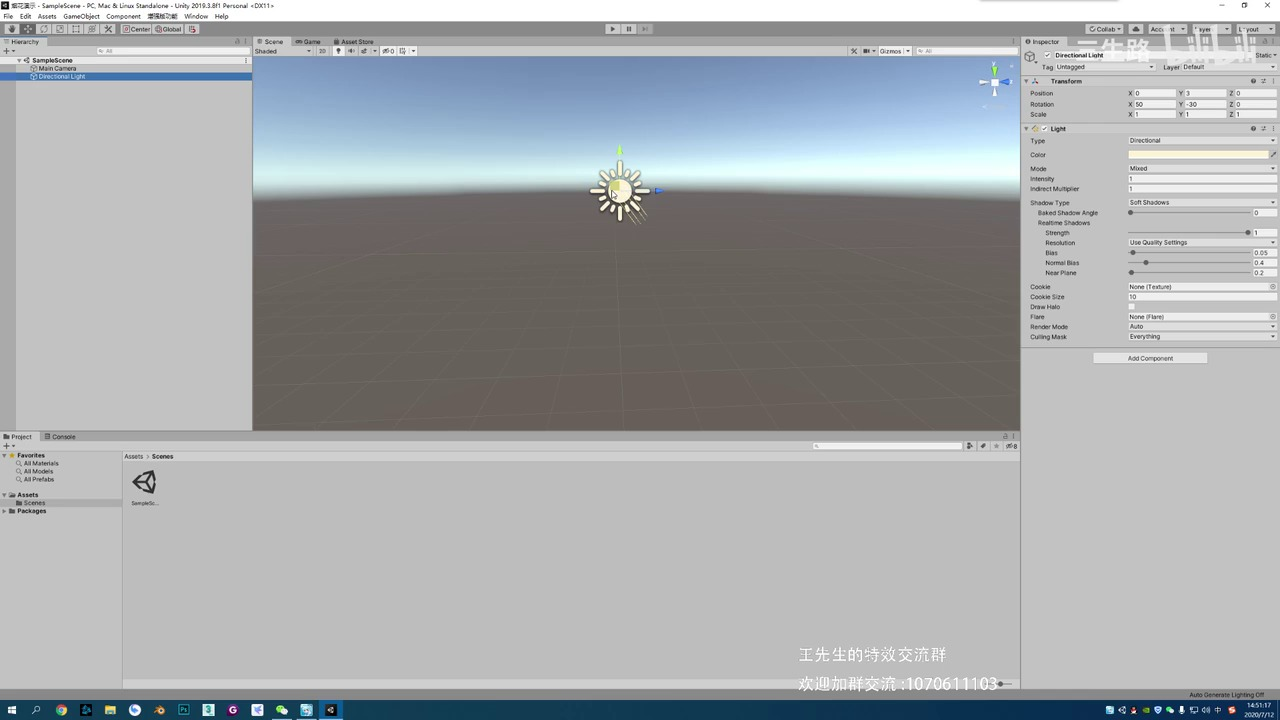
#> input picture knowledge/sources/SRC-2026-GAMEVFX-001/frames/fireworks_bv1ti4y1v7gc/frame_0300s.jpg, 1280 x 720 px
$ python -i prefab_human_review.py   (imports and definitions only)
#> lines starting #> are read from the running program, lines starting #| are printed output that depends on the picture; after the words box and inside, x2 and y2 are one past the last pixel; in counts of white or black regions, pixels touching at a corner belong together
"""Build and serve an all-Prefab human review queue using only Chinese fixed-choice controls."""

from __future__ import annotations

import argparse
import json
import re
from collections import Counter
from datetime import datetime, timezone
from http.server import BaseHTTPRequestHandler, ThreadingHTTPServer
from pathlib import Path
from typing import Any, Iterable
from urllib.parse import unquote, urlparse

from jsonschema import Draft202012Validator, FormatChecker
import cv2
import numpy as np


BATCH_SCHEMA = "prefab_human_review_batch.v3"
STORE_SCHEMA = "prefab_human_feedback_store.v2"
VISIBLE_THRESHOLD = 0.01
AUTO_STATUS_CN = {"pass": "自动可见", "warn": "主体偏小", "reject": "当前不可见", "unknown": "未渲染"}
TECHNICAL_STATUS_CN = {
    "particle_playable": "可独立播放", "particle_context_required": "需要运行上下文",
    "static_or_contextual": "静态或需上下文", "empty_or_invalid": "当前无有效输出", "audit_error": "审计异常",
    "composition_technical_pass": "组合执行通过",
}

AI_DRAFT_SCHEMA = "prefab_ai_review_draft.v1"
WEBGL_CATALOG_SCHEMA = "vfx_web_review_catalog.v1"
WEBGL_STATUS_CN = {
    "webgl_ready": "真实 WebGL 预览可用",
    "needs_context": "需要角色、UI、脚本或战斗上下文",
    "not_in_direct_playable_set": "当前无独立 WebGL 输出",
    "build_excluded": "未纳入本次独立 WebGL 构建",
}
TECHNICAL_EXCLUSION_ROUTES = {"需要上下文", "当前无有效输出"}


def _repo_root() -> Path:
    return Path(__file__).parents[3]


# [5 lines left out: function _read_json, not called in this run]


def _read_jsonl(path: Path) -> list[dict[str, Any]]:
    return [json.loads(line) for line in path.read_text(encoding="utf-8").splitlines() if line.strip()]


# [18 lines left out: functions _write_json, _write_jsonl, _portable, not called in this run]


def _feedback_validator() -> Draft202012Validator:
    schema = _read_json(_repo_root() / "workspace/data/vfx_generation/schemas/prefab_human_feedback.schema.json")
    return Draft202012Validator(schema, format_checker=FormatChecker())


def _ai_draft_validator() -> Draft202012Validator:
    schema = _read_json(_repo_root() / "workspace/data/vfx_generation/schemas/prefab_ai_review_draft.schema.json")
    return Draft202012Validator(schema)


def _read_cv_image(path: Path, flags: int) -> np.ndarray | None:
#> called with flags = 1
    try:
        return cv2.imdecode(np.fromfile(str(path), dtype=np.uint8), flags)
#> returned value is the input picture: shape (720, 1280, 3); mean B, G, R 171.9, 169.4, 166.3
    except OSError:
        return None


def _pixel_metrics(frame_path: Path) -> dict[str, float]:
    image = _read_cv_image(frame_path, cv2.IMREAD_COLOR)
    if image is None:
        raise FileNotFoundError(f"could not read review frame: {frame_path}")
    hsv = cv2.cvtColor(image, cv2.COLOR_BGR2HSV)
#> hsv: shape (720, 1280, 3); mean H, S, V 21.4, 18.5, 174.2
    gray = cv2.cvtColor(image, cv2.COLOR_BGR2GRAY)
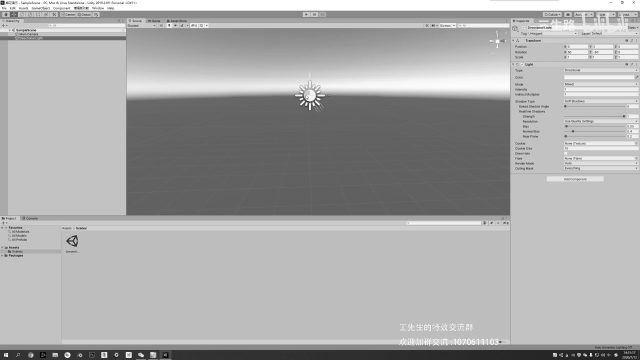
#> gray: shape (720, 1280) (shown at 1/2 size); min 0, max 255, mean 168.8
    corners = np.concatenate((
        image[:8, :8].reshape(-1, 3), image[:8, -8:].reshape(-1, 3),
        image[-8:, :8].reshape(-1, 3), image[-8:, -8:].reshape(-1, 3),
    ))
#> corners = 256 rows, first 8: [255, 255, 255], [253, 253, 253], [255, 255, 255], [255, 255, 255], [255, 255, 255], [255, 255, 255], [253, 253, 253], [254, 254, 254]
    background = np.median(corners, axis=0).astype(np.uint8)
#> background = [86, 64, 42]
    difference = cv2.cvtColor(cv2.absdiff(image, background), cv2.COLOR_BGR2GRAY)
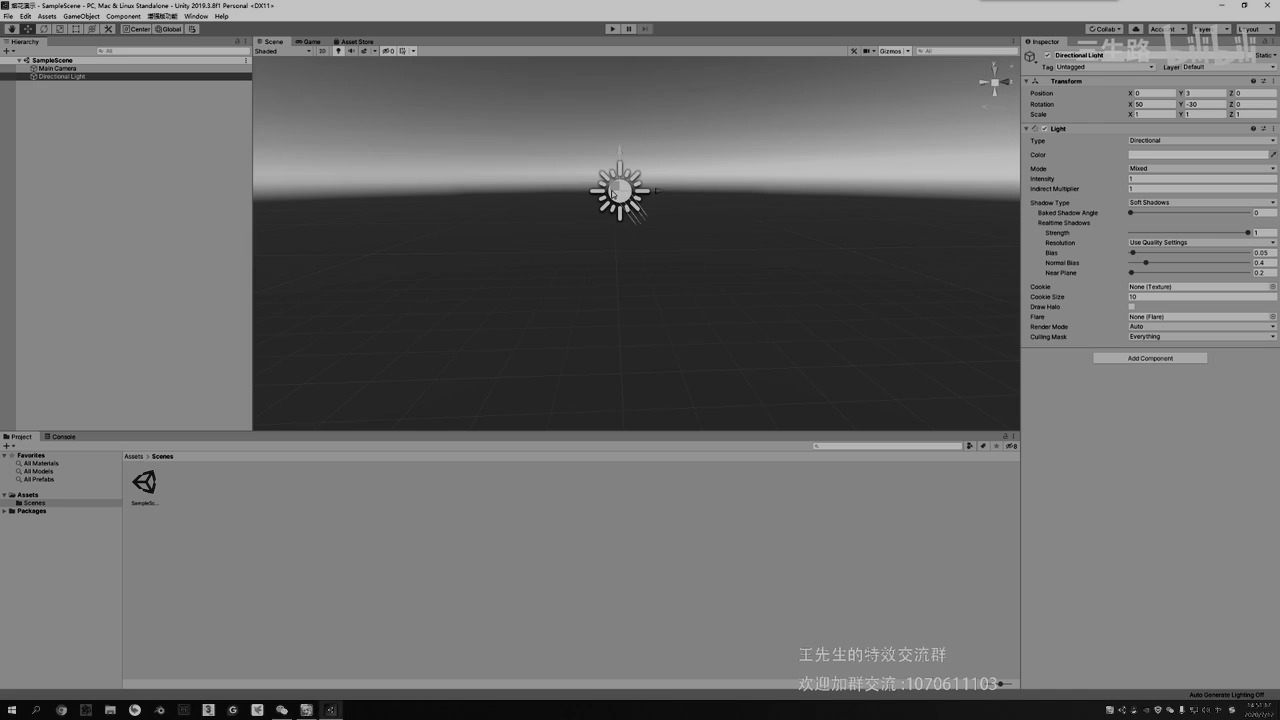
#> difference: shape (720, 1280); min 1, max 195, mean 109.5
    mask = difference > 8
#> mask: shape (720, 1280) bool; 99.8% white; black in thin lines or dots, all inside (x1, y1, x2, y2) = (0, 192, 1274, 720)
    visible = float(mask.mean())
#> visible = 0.998
#> (the rest of the program and of its run is left out)
